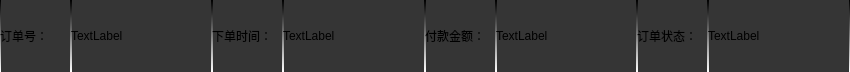
<?xml version="1.0" encoding="UTF-8"?>
<ui version="4.0">
 <class>OrderViewItem</class>
 <widget class="QWidget" name="OrderViewItem">
  <property name="geometry">
   <rect>
    <x>0</x>
    <y>0</y>
    <width>850</width>
    <height>72</height>
   </rect>
  </property>
  <property name="cursor">
   <cursorShape>PointingHandCursor</cursorShape>
  </property>
  <property name="windowTitle">
   <string>Form</string>
  </property>
  <property name="styleSheet">
   <string notr="true">QLabel{
border-left:1px solid qlineargradient(spread:pad, x1:0, y1:0, x2:0, y2:1, stop:0 rgba(0, 0, 0, 255), stop:1 rgba(255, 255, 255, 255));
border-right:1px solid qlineargradient(spread:pad, x1:0, y1:0, x2:0, y2:1, stop:0 rgba(0, 0, 0, 255), stop:1 rgba(255, 255, 255, 255));
background-color:rgb(53, 53, 53);
}</string>
  </property>
  <layout class="QHBoxLayout" name="horizontalLayout" stretch="1,2,1,2,1,2,1,2">
   <property name="spacing">
    <number>0</number>
   </property>
   <property name="leftMargin">
    <number>0</number>
   </property>
   <property name="topMargin">
    <number>0</number>
   </property>
   <property name="rightMargin">
    <number>0</number>
   </property>
   <property name="bottomMargin">
    <number>0</number>
   </property>
   <item>
    <widget class="QLabel" name="label_4">
     <property name="text">
      <string>订单号：</string>
     </property>
    </widget>
   </item>
   <item>
    <widget class="QLabel" name="orderSn">
     <property name="text">
      <string>TextLabel</string>
     </property>
    </widget>
   </item>
   <item>
    <widget class="QLabel" name="label_2">
     <property name="text">
      <string>下单时间：</string>
     </property>
    </widget>
   </item>
   <item>
    <widget class="QLabel" name="creatTime">
     <property name="text">
      <string>TextLabel</string>
     </property>
    </widget>
   </item>
   <item>
    <widget class="QLabel" name="label_3">
     <property name="text">
      <string>付款金额：</string>
     </property>
    </widget>
   </item>
   <item>
    <widget class="QLabel" name="payPrice">
     <property name="text">
      <string>TextLabel</string>
     </property>
    </widget>
   </item>
   <item>
    <widget class="QLabel" name="label_7">
     <property name="text">
      <string>订单状态：</string>
     </property>
    </widget>
   </item>
   <item>
    <widget class="QLabel" name="status">
     <property name="text">
      <string>TextLabel</string>
     </property>
    </widget>
   </item>
  </layout>
 </widget>
 <resources/>
 <connections/>
</ui>
